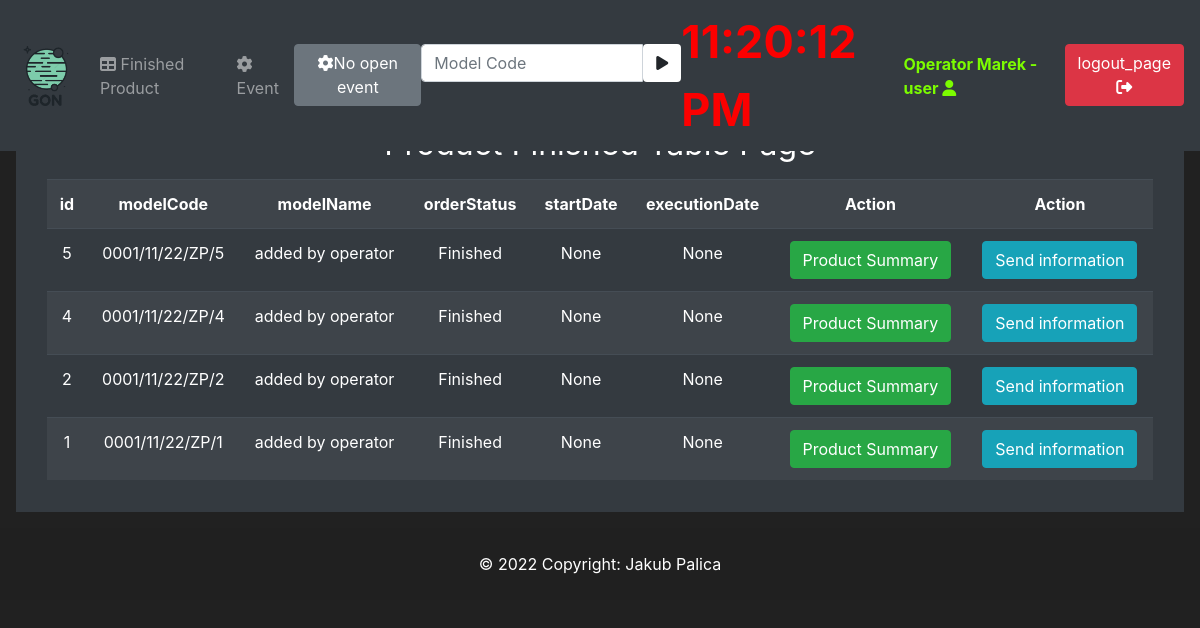
The page /productFinishedTable (signed in) on the database its author committed.
### mainApp/models/user.py (models this page shows, shortened)
class User(UserMixin, db.Model):
    id = db.Column(db.Integer, primary_key=True, unique=True)
    username = db.Column(db.String(100), unique=True)
    password_hash = db.Column(db.String())
    email_address = db.Column(db.String())
    role = db.Column(db.Integer)

### mainApp/models/product.py (models this page shows, shortened)
class Product(db.Model):
    id = db.Column(db.Integer, primary_key=True)
    modelCode = db.Column(db.String(20), unique=True)
    modelName = db.Column(db.String(20))
    orderStatus = db.Column(db.String(20))
    startDate = db.Column(db.Integer)
    executionDate = db.Column(db.Integer)

### mainApp/products/products.py (the view)
@app.route('/productFinishedTable', methods=['GET', 'POST'])
@login_required
def product_finished_table_page():
    form = EmailForm()
    if form.validate_on_submit():
            subject = form.contactReason.data + ": " + form.id.data
            message = form.message.data
            emailSender(subject = subject , message = message)
    products = Product.query.filter(Product.orderStatus == 'Finished').order_by(Product.id.desc())
    for product in products:
        if product.startDate:
            product.startDate = datetime.fromtimestamp(product.startDate)
            product.executionDate = datetime.fromtimestamp(
                product.executionDate)
    openEvents = openEventsCounter()
    return render_template('productFinishedTable.html', products=products, openEvents=openEvents, form = form)

### mainApp/notification/forms.py
class EmailForm(FlaskForm):
    contactReasonList = [("Niepoprawny kod zlecenia", "Niepoprawny kod zlecenia"),
                     ("Pomyłka w ilości OK/NOK", "Pomyłka w ilości OK/NOK"),
                     ("Niezarejestrowane kody przestoju podczas zlecenia", "Niezarejestrowane kody przestoju podczas zlecenia"),
                     ("Brak połączenia z systemem przez dany okres czasu", "Brak połączenia z systemem przez dany okres czasu"),
                     ("Błąd systemu", "Błąd systemu"),
                     ("INNE - OPISZ", "INNE - OPISZ")]
    id = StringField(label="Model Code:")
    contactReason = SelectField(
        label='contactReason:', choices=contactReasonList)
    message = TextAreaField(label='your message')
    submit = SubmitField(label='send message')

### mainApp/events/events.py (called while the page is built)
def openEventsCounter():
    openEventCounter = 0
    activEventsList = Event.query.filter(Event.endDate == None)
    for activEventList in activEventsList:
        openEventCounter += 1
    return openEventCounter

### mainApp/models/user.py (called while the page is built)
@login_manager.user_loader
def load_user(user_id):
    return User.query.get(int(user_id))

### mainApp/templates/productFinishedTable.html (shortened to what this page needs)
{% extends 'base.html' %}
{% block content %}
<div class="text-center">
    <h1 class="h2 mb-3 font-weight-normal">{{ _('Product Finished Table Page')}}</h1>
    <div class="container">
        <div class="table-responsive">
            <table class="table table-striped table-dark" style="width: 100%">
                <tr>
                    <th>id</th>
                    <th>modelCode</th>
                    <th>modelName</th>
                    <th>orderStatus</th>
                    <th>startDate</th>
                    <th>executionDate</th>
                    <th>Action</th>
                    <th>Action</th>
                </tr>
                {% for product in products %}
                <tr>
                    <td>{{product.id}}</td>
                    <td>{{product.modelCode}}</td>
                    <td>{{product.modelName}}</td>
                    <td>{{product.orderStatus}}</td>
                    <td>{{product.startDate}}</td>
                    <td>{{product.executionDate}}</td>
                    <td>
                        <form method="post" action="/productSummary">
                            <input type="submit" class="btn btn-success" value="Product Summary">
                        </form>
                    </td>
                    <td>
                        <button class="btn btn-outline btn-info" data-toggle="modal"
                            data-target="#Modal-sendEmail-{{product.id}}">Send information </button>
                    </td>
                </tr>
                {% endfor %}
            </table>
        </div>
    </div>
</div>
{% endblock %}

### mainApp/templates/base.html (shortened to what this page needs)
<!doctype html>
<html lang="en">
<head>
   <link rel="stylesheet" href="https://cdn.jsdelivr.net/npm/bootstrap@4.5.3/dist/css/bootstrap.min.css"
>
   <link rel="stylesheet" href="https://cdnjs.cloudflare.com/ajax/libs/font-awesome/4.7.0/css/font-awesome.min.css">
</head>
<body>
   <nav class="navbar navbar-expand-md navbar-dark bg-dark fixed-top">
      <a class="navbar-brand" href="{{url_for('home_page')}}"><img src="/static/LogoBIG.png" alt="..." height="60"
            class="d-inline-block"></a>
      <div class="collapse navbar-collapse" id="navbarNav">
         <ul class="navbar-nav mr-auto">
            {% if current_user.is_authenticated %}
            <li class="nav-item">
               <a class="nav-link" href="{{url_for('product_finished_table_page')}}"><i class='fa fa-table'></i> {{
                  _('Finished Product')}}</a>
            </li>
            <li class="nav-item">
               <a class="nav-link" href="{{url_for('event_start_stop_page')}}"><i class='fa fa-cog'></i> {{
                  _('Event')}}</a>
            </li>
            {% if openEvents == 0%}
            <li class="nav-item">
               <a class="btn btn-secondary navbar-btn" href="#"><i class='fa fa-cog'></i>{{ _('No open event')}}</a>
            </li>
            {% else %}
            <li class="nav-item">
               <a class="btn btn-danger navbar-btn" href="{{url_for('event_all_stop_page')}}"><i
                     class='fa fa-hand-paper-o'></i><i class='fa fa-cog fa-spin'></i>
                  {{ _('Force STOP')}}: {{openEvents}} {{ _('event')}}</a>
            </li>
            {% endif %}
            <form method="POST" class="navbar-form navbar-left" action="{{url_for('active_product_page')}}">
               <div class="input-group">
                  <input type="text" class="form-control" placeholder="Model Code" name="modelCode"
                     autofocus="autofocus">
                  <div class="input-group-btn">
                     <button class="btn btn-default bg-white" type="submit">
                        <i class="fa fa-play"></i>
                     </button>
                  </div>
               </div>
            </form>
            {% endif %}
         </ul>
         {% if current_user.is_authenticated %}
         <div id="demo" class="fs-1" style="color: rgb(252, 0, 0); font-weight: bold; font-size: 45px;">    </div>
         <ul class="navbar-nav">
            <li class="nav-item">
               <a class="nav-link" style="color: lawngreen; font-weight: bold" href="#">{{current_user.username}}
                  - {{ current_user.role }} <i class='fa fa-user'></i></a>
            </li>
            <li class="nav-item">
               <a class="btn btn-danger navbar-btn" href="{{url_for('logout_page')}}">{{ _('logout_page')}} <i
                     class='fa fa-sign-out'></i></a>
            </li>
         </ul>
         {% endif %}
      </div>
   </nav>
   <br>
   <div class="position-relative overflow-hidden p-3 p-md-3 m-md-3 text-center bg-dark" style="color:white">
      {% block content %}
      {% endblock %}
   </div>
   <div class="text-center p-4" style="background-color: rgba(0, 0, 0, 0.025);">
      © 2022 Copyright: Jakub Palica
   </div>
</body>
</html>

### mainApp/templates/base.html (style rules this page uses)
body { background-color: #212121; color: white }

### rows shown on the page
User: username "Operator Marek", role "user"
Product: id "5", modelCode "0001/11/22/ZP/5", modelName "added by operator", orderStatus "Finished", startDate "None", executionDate "None"
Product: id "4", modelCode "0001/11/22/ZP/4", modelName "added by operator", orderStatus "Finished", startDate "None", executionDate "None"
Product: id "2", modelCode "0001/11/22/ZP/2", modelName "added by operator", orderStatus "Finished", startDate "None", executionDate "None"
Product: id "1", modelCode "0001/11/22/ZP/1", modelName "added by operator", orderStatus "Finished", startDate "None", executionDate "None"
